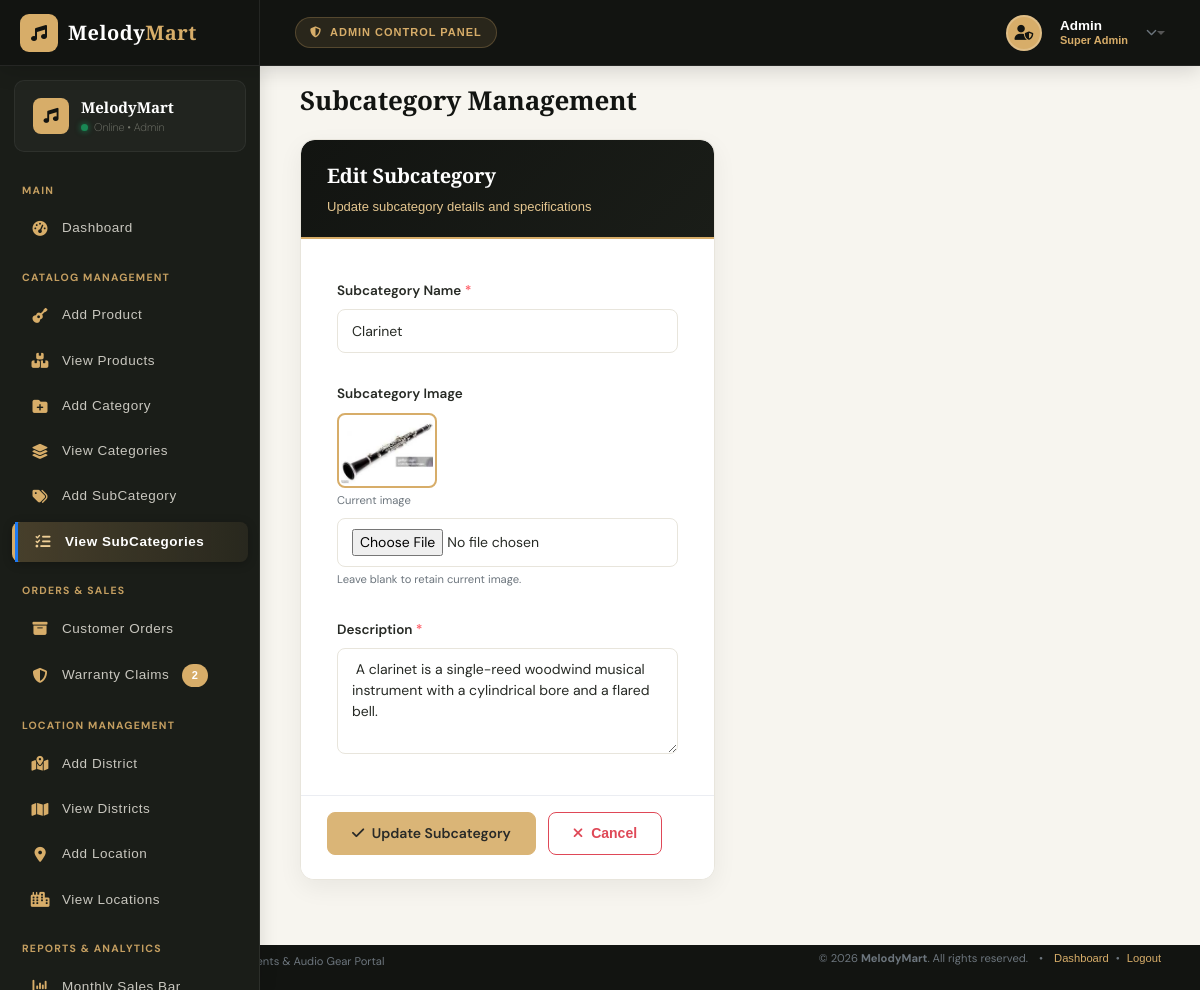
The app's page /Admin/subcategoryedit.php?lid=3 with its own data.
### tables this page shows
CREATE TABLE IF NOT EXISTS `tbl_subcategory` (
  `subcategory_id` int NOT NULL AUTO_INCREMENT,
  `name` varchar(200) NOT NULL,
  `image` varchar(255) NOT NULL,
  `description` text NOT NULL,
  `category_id` int NOT NULL,
  PRIMARY KEY (`subcategory_id`),
  KEY `category_id` (`category_id`)
);

### dboperation.php (called while the page is built, shortened)
<?php
if (!class_exists('dboperation')) {
    class dboperation
    {
        public $con, $res;
        function __construct()
        {
            $this->con = mysqli_connect("localhost", "root", "", "db_orchestraone");
        }
        public function executequery($sql)
        {
            $this->res = mysqli_query($this->con, $sql);
            return $this->res;
        }
    }
}
?>

### Admin/subcategoryedit.php (the view, shortened to what this page needs)
<?php
include_once('header.php');
include_once('../dboperation.php');
$obj = new dboperation();
$r = ['name' => '', 'image' => '', 'description' => '', 'subcategory_id' => 0];
if (isset($_GET["lid"])) {
    $lid = (int)$_GET["lid"];
    $sql = "SELECT * FROM tbl_subcategory WHERE subcategory_id='$lid'";
    $res = $obj->executequery($sql);
    if ($res && $row = mysqli_fetch_array($res)) {
        $r = $row;
    }
}
?>
<div class="main-panel">
    <div class="content">
        <div class="container-fluid">
            <h4 class="page-title">Subcategory Management</h4>
            <div class="row">
                <div class="col-md-7 col-lg-6">
                    <div class="card">
                        <div class="card-header">
                            <h4 class="card-title">Edit Subcategory</h4>
                            <p class="card-subtitle">Update subcategory details and specifications</p>
                        </div>
                        <form action="subcategoryeditaction.php" method="POST" enctype="multipart/form-data">
                            <div class="card-body">
                                <div class="form-group">
                                    <label for="subcategoryname">Subcategory Name <span class="text-danger">*</span></label>
                                    <input type="text" class="form-control" name="subcategoryname" id="subcategoryname" placeholder="Enter subcategory" value="<?php echo htmlspecialchars($r["name"]); ?>" required>
                                </div>
                                <div class="form-group">
                                    <label for="image">Subcategory Image</label>
                                    <?php if (!empty($r['image'])): ?>
                                        <div class="mb-2">
                                            <img src="../uploads/<?php echo htmlspecialchars($r['image']); ?>" alt="Current Image" style="width: 100px; height: 75px; object-fit: cover; border-radius: 8px; border: 2px solid var(--admin-gold); padding: 2px;">
                                            <span class="d-block text-muted small mt-1">Current image</span>
                                        </div>
                                    <?php endif; ?>
                                    <input type="file" class="form-control" name="image" id="image" accept="image/*">
                                    <small class="text-muted d-block mt-1">Leave blank to retain current image.</small>
                                </div>
                                <div class="form-group">
                                    <label for="description">Description <span class="text-danger">*</span></label>
                                    <textarea class="form-control" name="description" id="description" placeholder="Enter subcategory description" rows="4" maxlength="1000" required><?php echo htmlspecialchars($r["description"]); ?></textarea>
                                </div>
                            </div>
                            <div class="card-action">
                                <button type="submit" name="submit" class="btn btn-success">
                                    <i class="fa-solid fa-check mr-1"></i> Update Subcategory
                                </button>
                                <a href="subcategoryview.php" class="btn btn-danger">
                                    <i class="fa-solid fa-xmark mr-1"></i> Cancel
                                </a>
                            </div>
                        </form>
                    </div>
                </div>
            </div>
        </div>
    </div>
</div>
<?php include("footer.php"); ?>

### records on screen
tbl_subcategory: subcategoryname "Clarinet", image (picture), description "A clarinet is a single-reed woodwind musical instrument with a cylindrical bore and a flared bell."

### other values on screen
$pendingWarrantyCount "2"
